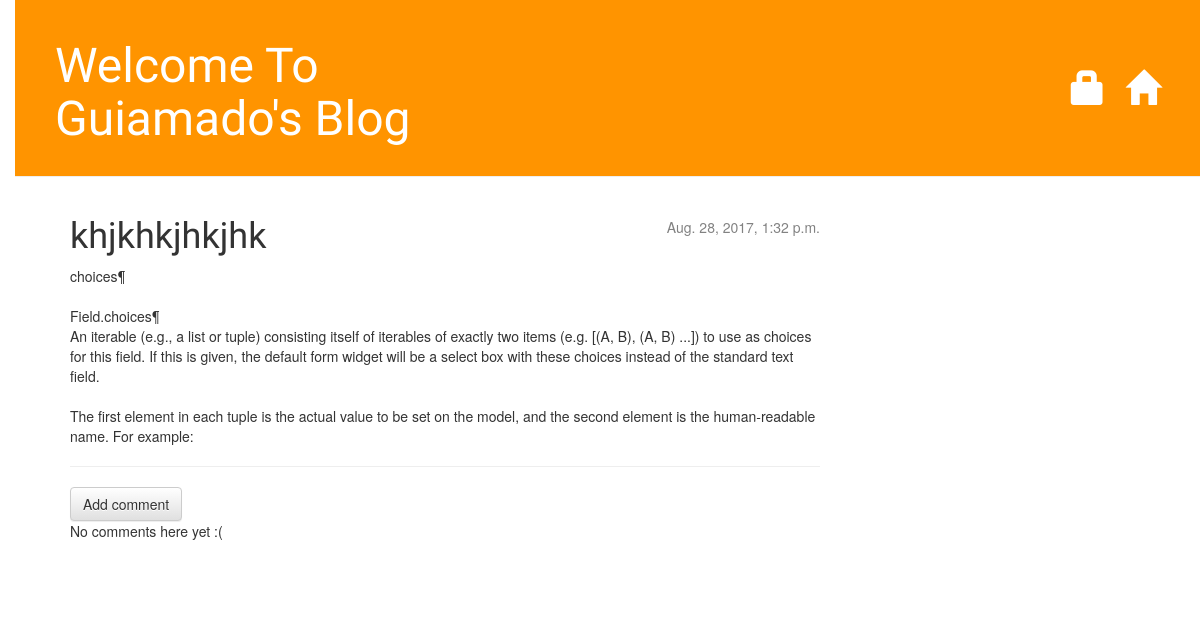
/post/3/, run on an earlier commit of the app's database.
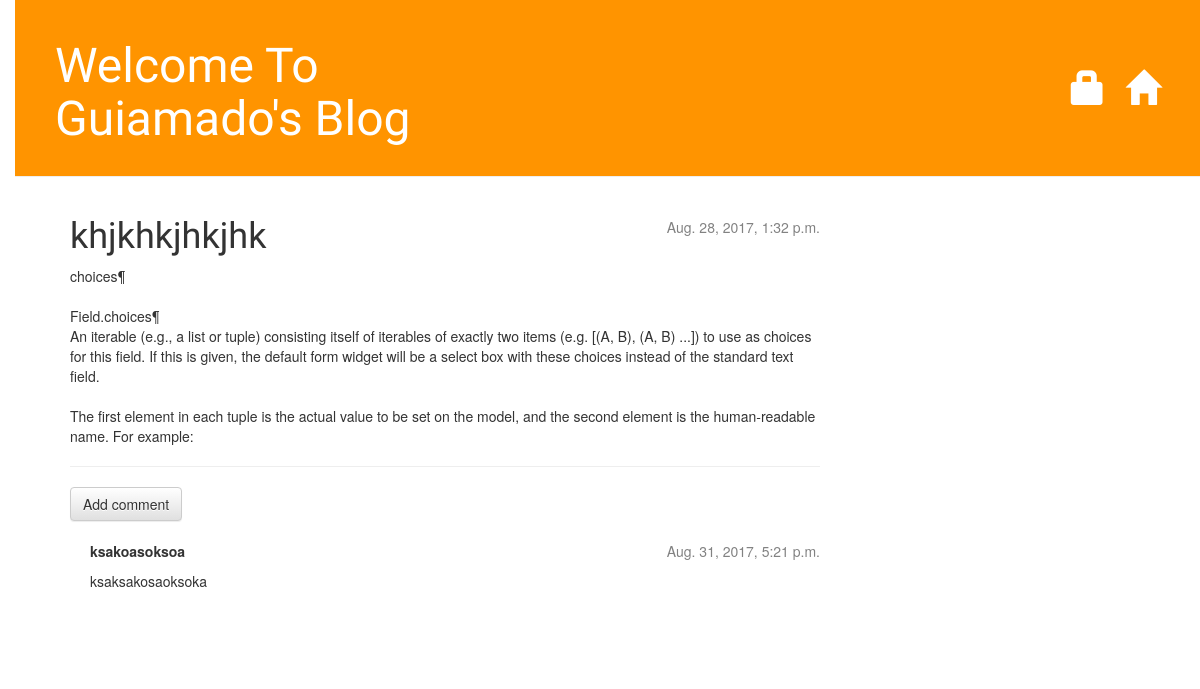
And on a later commit of the database.
### blog/models.py (models this page shows, shortened)
class Post(models.Model):
    author = models.ForeignKey('auth.User')
    title = models.CharField(max_length=200)
    text = models.TextField()
    created_date = models.DateTimeField(
            default=timezone.now)
    published_date = models.DateTimeField(
            blank=True, null=True)

class Comment(models.Model):
    post = models.ForeignKey('blog.Post', related_name='comments')
    author = models.CharField(max_length=200)
    text = models.TextField()
    created_date = models.DateTimeField(default=timezone.now)
    approved_comment = models.BooleanField(default=False)

### blog/views.py (the view)
# urls.py: url(r'^post/(?P<pk>[0-9]+)/$', views.post_detail,name='post_detail'),
def post_detail(request, pk):
	post = get_object_or_404(Post, pk=pk)
	return render(request, 'blog/post_detail.html', {'post': post})

### blog/templates/blog/post_detail.html (shortened to what this page needs)
{% extends 'blog/base.html' %}
	{% block content %}
    	<div class="post">
        	{% if post.published_date %}
    			<div class="date">
        			{{ post.published_date }}
    			</div>
			{% else %}
    			<a class="btn btn-default" href="{% url 'post_publish' pk=post.pk %}">Publish</a>
			{% endif %}
        	<h1>{{ post.title }}</h1>
        	<p>{{ post.text|linebreaksbr }}</p>
        	<hr>
        	<a class="btn btn-default" href="{% url 'add_comment_to_post' pk=post.pk %}">Add comment</a>
			{% for comment in post.comments.all %}
    			{% if user.is_authenticated or comment.approved_comment %}
    				<div class="comment">
        				<div class="date">
            				{{ comment.created_date }}
        				</div>
        				<strong>{{ comment.author }}</strong>
        				<p>{{ comment.text|linebreaks }}</p>
    				</div>
    			{% endif %}
			{% empty %}
    			<p>No comments here yet :(</p>
			{% endfor %}
    	</div>
	{% endblock %}

### blog/templates/blog/base.html (shortened to what this page needs)
<!DOCTYPE html>
{% load staticfiles %}
<html>
<head>
	<link rel="stylesheet" href="//maxcdn.bootstrapcdn.com/bootstrap/3.2.0/css/bootstrap.min.css">
	<link rel="stylesheet" href="//maxcdn.bootstrapcdn.com/bootstrap/3.2.0/css/bootstrap-theme.min.css">
	 <link rel="stylesheet" href="{% static 'css/blog.css' %}">
</head>
<body>
	<div class="page-header">
        <a href="{% url 'post_list' %}" class="top-menu"><span class="glyphicon glyphicon-home"></span></a>
        {% if user.is_authenticated %}
            <a href="{% url 'blog.views.post_new' %}" class="top-menu"><span class="glyphicon glyphicon-plus"></span></a>
            <a href="{% url 'post_draft_list' %}" class="top-menu"><span class="glyphicon glyphicon-edit"></span></a>
            <p class="top-menu">Hello {{ user.username }} <small>(<a href="{% url 'logout' %}">Log out</a>)</small></p>
        {% else %}
            <a href="{% url 'login' %}" class="top-menu"><span class="glyphicon glyphicon-lock"></span></a>
        {% endif %}
		<h1><a href="{% url 'post_list' %}">Welcome To <br>Guiamado's Blog</a></h1>
	</div>
	<div class="content container">
    <div class="row">
        <div class="col-md-8">
            {% block content %}
            {% endblock %}
        </div>
    </div>
</div>
</body>
</html>

### blog/static/css/blog.css (style rules this page uses)
h1 a { color: green; font-family: 'Lobster'; }
body { padding-left: 15px; }
.page-header { background-color: #ff9400; margin-top: 0; padding: 20px 20px 20px 40px; }
.page-header h1, .page-header h1 a, .page-header h1 a:visited, .page-header h1 a:active { color: #ffffff; font-size: 36pt; text-decoration: none; }
.content { margin-left: 40px; }
h1, h2, h3, h4 { font-family: 'Lobster', cursive; }
.date { float: right; color: #828282; }
.top-menu, .top-menu:hover, .top-menu:visited { color: #ffffff; float: right; font-size: 26pt; margin-right: 20px; margin-top: 45px; }
.post { margin-bottom: 70px; }
.comment { margin: 20px 0px 20px 20px; }

What changed in the data, as far as the page shows it:
added Comment: created_date "Aug. 31, 2017, 5:21 p.m.", author "ksakoasoksoa", text "ksaksakosaoksoka"
Also different on the page:
text no longer shown: "No comments here yet :("
